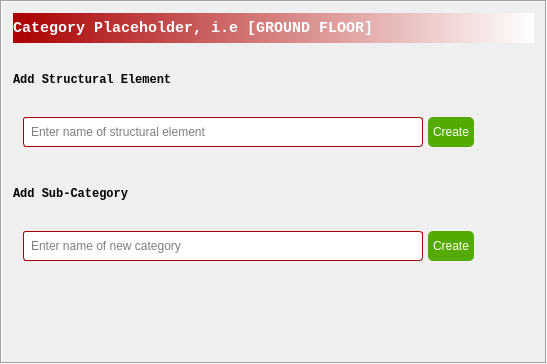
        <widget class="QFrame" name="frame_3">
         <property name="sizePolicy">
          <sizepolicy hsizetype="Preferred" vsizetype="Preferred">
           <horstretch>3</horstretch>
           <verstretch>0</verstretch>
          </sizepolicy>
         </property>
         <property name="autoFillBackground">
          <bool>false</bool>
         </property>
         <property name="frameShape">
          <enum>QFrame::Shape::Box</enum>
         </property>
         <property name="frameShadow">
          <enum>QFrame::Shadow::Sunken</enum>
         </property>
         <layout class="QVBoxLayout" name="verticalLayout_3" stretch="0,0,0,0,0,0,0">
          <property name="spacing">
           <number>30</number>
          </property>
          <property name="sizeConstraint">
           <enum>QLayout::SizeConstraint::SetMinimumSize</enum>
          </property>
          <item>
           <widget class="QLabel" name="label1Catg">
            <property name="sizePolicy">
             <sizepolicy hsizetype="Preferred" vsizetype="Fixed">
              <horstretch>0</horstretch>
              <verstretch>0</verstretch>
             </sizepolicy>
            </property>
            <property name="minimumSize">
             <size>
              <width>0</width>
              <height>30</height>
             </size>
            </property>
            <property name="maximumSize">
             <size>
              <width>16777215</width>
              <height>30</height>
             </size>
            </property>
            <property name="baseSize">
             <size>
              <width>0</width>
              <height>30</height>
             </size>
            </property>
            <property name="font">
             <font>
              <family>Consolas</family>
              <pointsize>11</pointsize>
              <bold>true</bold>
              <strikeout>false</strikeout>
             </font>
            </property>
            <property name="autoFillBackground">
             <bool>false</bool>
            </property>
            <property name="styleSheet">
             <string notr="true">background-color: qlineargradient(spread:pad, x1:0, y1:0, x2:1, y2:0, stop:0 rgb(170, 0, 0), stop:1 rgb(255, 255, 255)); color: rgb(255, 255, 255)</string>
            </property>
            <property name="text">
             <string>Category Placeholder, i.e [GROUND FLOOR]</string>
            </property>
            <property name="margin">
             <number>5</number>
            </property>
           </widget>
          </item>
          <item>
           <widget class="QLabel" name="label">
            <property name="font">
             <font>
              <family>Consolas</family>
              <bold>true</bold>
              <strikeout>false</strikeout>
             </font>
            </property>
            <property name="text">
             <string>Add Structural Element</string>
            </property>
           </widget>
          </item>
          <item>
           <layout class="QHBoxLayout" name="catgLayout1" stretch="0,0,0">
            <property name="spacing">
             <number>5</number>
            </property>
            <property name="sizeConstraint">
             <enum>QLayout::SizeConstraint::SetDefaultConstraint</enum>
            </property>
            <property name="leftMargin">
             <number>10</number>
            </property>
            <property name="topMargin">
             <number>0</number>
            </property>
            <property name="rightMargin">
             <number>20</number>
            </property>
            <property name="bottomMargin">
             <number>10</number>
            </property>
            <item>
             <widget class="QLineEdit" name="newInputCatg">
              <property name="sizePolicy">
               <sizepolicy hsizetype="Minimum" vsizetype="Fixed">
                <horstretch>0</horstretch>
                <verstretch>0</verstretch>
               </sizepolicy>
              </property>
              <property name="minimumSize">
               <size>
                <width>400</width>
                <height>30</height>
               </size>
              </property>
              <property name="maximumSize">
               <size>
                <width>600</width>
                <height>16777215</height>
               </size>
              </property>
              <property name="palette">
               <palette>
                <active>
                 <colorrole role="Button">
                  <brush brushstyle="SolidPattern">
                   <color alpha="255">
                    <red>255</red>
                    <green>255</green>
                    <blue>255</blue>
                   </color>
                  </brush>
                 </colorrole>
                 <colorrole role="Base">
                  <brush brushstyle="SolidPattern">
                   <color alpha="255">
                    <red>255</red>
                    <green>255</green>
                    <blue>255</blue>
                   </color>
                  </brush>
                 </colorrole>
                 <colorrole role="Window">
                  <brush brushstyle="SolidPattern">
                   <color alpha="255">
                    <red>255</red>
                    <green>255</green>
                    <blue>255</blue>
                   </color>
                  </brush>
                 </colorrole>
                </active>
                <inactive>
                 <colorrole role="Button">
                  <brush brushstyle="SolidPattern">
                   <color alpha="255">
                    <red>255</red>
                    <green>255</green>
                    <blue>255</blue>
                   </color>
                  </brush>
                 </colorrole>
                 <colorrole role="Base">
                  <brush brushstyle="SolidPattern">
                   <color alpha="255">
                    <red>255</red>
                    <green>255</green>
                    <blue>255</blue>
                   </color>
                  </brush>
                 </colorrole>
                 <colorrole role="Window">
                  <brush brushstyle="SolidPattern">
                   <color alpha="255">
                    <red>255</red>
                    <green>255</green>
                    <blue>255</blue>
                   </color>
                  </brush>
                 </colorrole>
                </inactive>
                <disabled>
                 <colorrole role="Button">
                  <brush brushstyle="SolidPattern">
                   <color alpha="255">
                    <red>255</red>
                    <green>255</green>
                    <blue>255</blue>
                   </color>
                  </brush>
                 </colorrole>
                 <colorrole role="Base">
                  <brush brushstyle="SolidPattern">
                   <color alpha="255">
                    <red>255</red>
                    <green>255</green>
                    <blue>255</blue>
                   </color>
                  </brush>
                 </colorrole>
                 <colorrole role="Window">
                  <brush brushstyle="SolidPattern">
                   <color alpha="255">
                    <red>255</red>
                    <green>255</green>
                    <blue>255</blue>
                   </color>
                  </brush>
                 </colorrole>
                </disabled>
               </palette>
              </property>
              <property name="styleSheet">
               <string notr="true">border-radius: 3px;
border: 1px solid rgb(170, 0, 0);
font: 9pt &quot;Consolas&quot;;
padding-left: 5px;
</string>
              </property>
              <property name="text">
               <string/>
              </property>
              <property name="alignment">
               <set>Qt::AlignmentFlag::AlignJustify|Qt::AlignmentFlag::AlignVCenter</set>
              </property>
              <property name="placeholderText">
               <string>Enter name of structural element</string>
              </property>
              <property name="clearButtonEnabled">
               <bool>true</bool>
              </property>
             </widget>
            </item>
            <item>
             <widget class="QPushButton" name="createStructElement">
              <property name="minimumSize">
               <size>
                <width>0</width>
                <height>30</height>
               </size>
              </property>
              <property name="maximumSize">
               <size>
                <width>50</width>
                <height>16777215</height>
               </size>
              </property>
              <property name="palette">
               <palette>
                <active>
                 <colorrole role="WindowText">
                  <brush brushstyle="SolidPattern">
                   <color alpha="255">
                    <red>255</red>
                    <green>255</green>
                    <blue>255</blue>
                   </color>
                  </brush>
                 </colorrole>
                 <colorrole role="Button">
                  <brush brushstyle="SolidPattern">
                   <color alpha="255">
                    <red>85</red>
                    <green>170</green>
                    <blue>0</blue>
                   </color>
                  </brush>
                 </colorrole>
                 <colorrole role="Text">
                  <brush brushstyle="SolidPattern">
                   <color alpha="255">
                    <red>255</red>
                    <green>255</green>
                    <blue>255</blue>
                   </color>
                  </brush>
                 </colorrole>
                 <colorrole role="ButtonText">
                  <brush brushstyle="SolidPattern">
                   <color alpha="255">
                    <red>255</red>
                    <green>255</green>
                    <blue>255</blue>
                   </color>
                  </brush>
                 </colorrole>
                 <colorrole role="Base">
                  <brush brushstyle="SolidPattern">
                   <color alpha="255">
                    <red>85</red>
                    <green>170</green>
                    <blue>0</blue>
                   </color>
                  </brush>
                 </colorrole>
                 <colorrole role="Window">
                  <brush brushstyle="SolidPattern">
                   <color alpha="255">
                    <red>85</red>
                    <green>170</green>
                    <blue>0</blue>
                   </color>
                  </brush>
                 </colorrole>
                 <colorrole role="PlaceholderText">
                  <brush brushstyle="SolidPattern">
                   <color alpha="128">
                    <red>255</red>
                    <green>255</green>
                    <blue>255</blue>
                   </color>
                  </brush>
                 </colorrole>
                </active>
                <inactive>
                 <colorrole role="WindowText">
                  <brush brushstyle="SolidPattern">
                   <color alpha="255">
                    <red>255</red>
                    <green>255</green>
                    <blue>255</blue>
                   </color>
                  </brush>
                 </colorrole>
                 <colorrole role="Button">
                  <brush brushstyle="SolidPattern">
                   <color alpha="255">
                    <red>85</red>
                    <green>170</green>
                    <blue>0</blue>
                   </color>
                  </brush>
                 </colorrole>
                 <colorrole role="Text">
                  <brush brushstyle="SolidPattern">
                   <color alpha="255">
                    <red>255</red>
                    <green>255</green>
                    <blue>255</blue>
                   </color>
                  </brush>
                 </colorrole>
                 <colorrole role="ButtonText">
                  <brush brushstyle="SolidPattern">
                   <color alpha="255">
                    <red>255</red>
                    <green>255</green>
                    <blue>255</blue>
                   </color>
                  </brush>
                 </colorrole>
                 <colorrole role="Base">
                  <brush brushstyle="SolidPattern">
                   <color alpha="255">
                    <red>85</red>
                    <green>170</green>
                    <blue>0</blue>
                   </color>
                  </brush>
                 </colorrole>
                 <colorrole role="Window">
                  <brush brushstyle="SolidPattern">
                   <color alpha="255">
                    <red>85</red>
                    <green>170</green>
                    <blue>0</blue>
                   </color>
                  </brush>
                 </colorrole>
                 <colorrole role="PlaceholderText">
                  <brush brushstyle="SolidPattern">
                   <color alpha="128">
                    <red>255</red>
                    <green>255</green>
                    <blue>255</blue>
                   </color>
                  </brush>
                 </colorrole>
                </inactive>
                <disabled>
                 <colorrole role="WindowText">
                  <brush brushstyle="SolidPattern">
                   <color alpha="255">
                    <red>255</red>
                    <green>255</green>
                    <blue>255</blue>
                   </color>
                  </brush>
                 </colorrole>
                 <colorrole role="Button">
                  <brush brushstyle="SolidPattern">
                   <color alpha="255">
                    <red>85</red>
                    <green>170</green>
                    <blue>0</blue>
                   </color>
                  </brush>
                 </colorrole>
                 <colorrole role="Text">
                  <brush brushstyle="SolidPattern">
                   <color alpha="255">
                    <red>255</red>
                    <green>255</green>
                    <blue>255</blue>
                   </color>
                  </brush>
                 </colorrole>
                 <colorrole role="ButtonText">
                  <brush brushstyle="SolidPattern">
                   <color alpha="255">
                    <red>255</red>
                    <green>255</green>
                    <blue>255</blue>
                   </color>
                  </brush>
                 </colorrole>
                 <colorrole role="Base">
                  <brush brushstyle="SolidPattern">
                   <color alpha="255">
                    <red>85</red>
                    <green>170</green>
                    <blue>0</blue>
                   </color>
                  </brush>
                 </colorrole>
                 <colorrole role="Window">
                  <brush brushstyle="SolidPattern">
                   <color alpha="255">
                    <red>85</red>
                    <green>170</green>
                    <blue>0</blue>
                   </color>
                  </brush>
                 </colorrole>
                 <colorrole role="PlaceholderText">
                  <brush brushstyle="SolidPattern">
                   <color alpha="128">
                    <red>255</red>
                    <green>255</green>
                    <blue>255</blue>
                   </color>
                  </brush>
                 </colorrole>
                </disabled>
               </palette>
              </property>
              <property name="autoFillBackground">
               <bool>false</bool>
              </property>
              <property name="styleSheet">
               <string notr="true">background-color: rgb(85, 170, 0);
font: 9pt &quot;Consolas&quot;;
border-radius: 5px;
color: white;
padding-left: 5px;
padding-right: 5px;</string>
              </property>
              <property name="text">
               <string>Create</string>
              </property>
              <property name="checkable">
               <bool>true</bool>
              </property>
             </widget>
            </item>
            <item>
             <spacer name="hSpacer1">
              <property name="orientation">
               <enum>Qt::Orientation::Horizontal</enum>
              </property>
              <property name="sizeHint" stdset="0">
               <size>
                <width>40</width>
                <height>20</height>
               </size>
              </property>
             </spacer>
            </item>
           </layout>
          </item>
          <item>
           <widget class="QLabel" name="label_2">
            <property name="font">
             <font>
              <family>Consolas</family>
              <bold>true</bold>
              <strikeout>false</strikeout>
             </font>
            </property>
            <property name="text">
             <string>Add Sub-Category</string>
            </property>
           </widget>
          </item>
          <item>
           <layout class="QHBoxLayout" name="catgLayout1_2" stretch="0,0,0">
            <property name="spacing">
             <number>5</number>
            </property>
            <property name="sizeConstraint">
             <enum>QLayout::SizeConstraint::SetDefaultConstraint</enum>
            </property>
            <property name="leftMargin">
             <number>10</number>
            </property>
            <property name="topMargin">
             <number>0</number>
            </property>
            <property name="rightMargin">
             <number>20</number>
            </property>
            <property name="bottomMargin">
             <number>10</number>
            </property>
            <item>
             <widget class="QLineEdit" name="newInputCatg_2">
              <property name="sizePolicy">
               <sizepolicy hsizetype="Minimum" vsizetype="Fixed">
                <horstretch>0</horstretch>
                <verstretch>0</verstretch>
               </sizepolicy>
              </property>
              <property name="minimumSize">
               <size>
                <width>400</width>
                <height>30</height>
               </size>
              </property>
              <property name="maximumSize">
               <size>
                <width>600</width>
                <height>16777215</height>
               </size>
              </property>
              <property name="palette">
               <palette>
                <active>
                 <colorrole role="Button">
                  <brush brushstyle="SolidPattern">
                   <color alpha="255">
                    <red>255</red>
                    <green>255</green>
                    <blue>255</blue>
                   </color>
                  </brush>
                 </colorrole>
                 <colorrole role="Base">
                  <brush brushstyle="SolidPattern">
                   <color alpha="255">
                    <red>255</red>
                    <green>255</green>
                    <blue>255</blue>
                   </color>
                  </brush>
                 </colorrole>
                 <colorrole role="Window">
                  <brush brushstyle="SolidPattern">
                   <color alpha="255">
                    <red>255</red>
                    <green>255</green>
                    <blue>255</blue>
                   </color>
                  </brush>
                 </colorrole>
                </active>
                <inactive>
                 <colorrole role="Button">
                  <brush brushstyle="SolidPattern">
                   <color alpha="255">
                    <red>255</red>
                    <green>255</green>
                    <blue>255</blue>
                   </color>
                  </brush>
                 </colorrole>
                 <colorrole role="Base">
                  <brush brushstyle="SolidPattern">
                   <color alpha="255">
                    <red>255</red>
                    <green>255</green>
                    <blue>255</blue>
                   </color>
                  </brush>
                 </colorrole>
                 <colorrole role="Window">
                  <brush brushstyle="SolidPattern">
                   <color alpha="255">
                    <red>255</red>
                    <green>255</green>
                    <blue>255</blue>
                   </color>
                  </brush>
                 </colorrole>
                </inactive>
                <disabled>
                 <colorrole role="Button">
                  <brush brushstyle="SolidPattern">
                   <color alpha="255">
                    <red>255</red>
                    <green>255</green>
                    <blue>255</blue>
                   </color>
                  </brush>
                 </colorrole>
                 <colorrole role="Base">
                  <brush brushstyle="SolidPattern">
                   <color alpha="255">
                    <red>255</red>
                    <green>255</green>
                    <blue>255</blue>
                   </color>
                  </brush>
                 </colorrole>
                 <colorrole role="Window">
                  <brush brushstyle="SolidPattern">
                   <color alpha="255">
                    <red>255</red>
                    <green>255</green>
                    <blue>255</blue>
                   </color>
                  </brush>
                 </colorrole>
                </disabled>
               </palette>
              </property>
              <property name="styleSheet">
               <string notr="true">border-radius: 3px;
border: 1px solid rgb(170, 0, 0);
font: 9pt &quot;Consolas&quot;;
padding-left: 5px;
</string>
              </property>
              <property name="text">
               <string/>
              </property>
              <property name="alignment">
               <set>Qt::AlignmentFlag::AlignJustify|Qt::AlignmentFlag::AlignVCenter</set>
              </property>
              <property name="placeholderText">
               <string>Enter name of new category</string>
              </property>
              <property name="clearButtonEnabled">
               <bool>true</bool>
              </property>
             </widget>
            </item>
            <item>
             <widget class="QPushButton" name="createSubCatg">
              <property name="minimumSize">
               <size>
                <width>0</width>
                <height>30</height>
               </size>
              </property>
              <property name="maximumSize">
               <size>
                <width>50</width>
                <height>16777215</height>
               </size>
              </property>
              <property name="palette">
               <palette>
                <active>
                 <colorrole role="WindowText">
                  <brush brushstyle="SolidPattern">
                   <color alpha="255">
                    <red>255</red>
                    <green>255</green>
                    <blue>255</blue>
                   </color>
                  </brush>
                 </colorrole>
                 <colorrole role="Button">
                  <brush brushstyle="SolidPattern">
                   <color alpha="255">
                    <red>85</red>
                    <green>170</green>
                    <blue>0</blue>
                   </color>
                  </brush>
                 </colorrole>
                 <colorrole role="Text">
                  <brush brushstyle="SolidPattern">
                   <color alpha="255">
                    <red>255</red>
                    <green>255</green>
                    <blue>255</blue>
                   </color>
                  </brush>
                 </colorrole>
                 <colorrole role="ButtonText">
                  <brush brushstyle="SolidPattern">
                   <color alpha="255">
                    <red>255</red>
                    <green>255</green>
                    <blue>255</blue>
                   </color>
                  </brush>
                 </colorrole>
                 <colorrole role="Base">
                  <brush brushstyle="SolidPattern">
                   <color alpha="255">
                    <red>85</red>
                    <green>170</green>
                    <blue>0</blue>
                   </color>
                  </brush>
                 </colorrole>
                 <colorrole role="Window">
                  <brush brushstyle="SolidPattern">
                   <color alpha="255">
                    <red>85</red>
                    <green>170</green>
                    <blue>0</blue>
                   </color>
                  </brush>
                 </colorrole>
                 <colorrole role="PlaceholderText">
                  <brush brushstyle="SolidPattern">
                   <color alpha="128">
                    <red>255</red>
                    <green>255</green>
                    <blue>255</blue>
                   </color>
                  </brush>
                 </colorrole>
                </active>
                <inactive>
                 <colorrole role="WindowText">
                  <brush brushstyle="SolidPattern">
                   <color alpha="255">
                    <red>255</red>
                    <green>255</green>
                    <blue>255</blue>
                   </color>
                  </brush>
                 </colorrole>
                 <colorrole role="Button">
                  <brush brushstyle="SolidPattern">
                   <color alpha="255">
                    <red>85</red>
                    <green>170</green>
                    <blue>0</blue>
                   </color>
                  </brush>
                 </colorrole>
                 <colorrole role="Text">
                  <brush brushstyle="SolidPattern">
                   <color alpha="255">
                    <red>255</red>
                    <green>255</green>
                    <blue>255</blue>
                   </color>
                  </brush>
                 </colorrole>
                 <colorrole role="ButtonText">
                  <brush brushstyle="SolidPattern">
                   <color alpha="255">
                    <red>255</red>
                    <green>255</green>
                    <blue>255</blue>
                   </color>
                  </brush>
                 </colorrole>
                 <colorrole role="Base">
                  <brush brushstyle="SolidPattern">
                   <color alpha="255">
                    <red>85</red>
                    <green>170</green>
                    <blue>0</blue>
                   </color>
                  </brush>
                 </colorrole>
                 <colorrole role="Window">
                  <brush brushstyle="SolidPattern">
                   <color alpha="255">
                    <red>85</red>
                    <green>170</green>
                    <blue>0</blue>
                   </color>
                  </brush>
                 </colorrole>
                 <colorrole role="PlaceholderText">
                  <brush brushstyle="SolidPattern">
                   <color alpha="128">
                    <red>255</red>
                    <green>255</green>
                    <blue>255</blue>
                   </color>
                  </brush>
                 </colorrole>
                </inactive>
                <disabled>
                 <colorrole role="WindowText">
                  <brush brushstyle="SolidPattern">
                   <color alpha="255">
                    <red>255</red>
                    <green>255</green>
                    <blue>255</blue>
                   </color>
                  </brush>
                 </colorrole>
                 <colorrole role="Button">
                  <brush brushstyle="SolidPattern">
                   <color alpha="255">
                    <red>85</red>
                    <green>170</green>
                    <blue>0</blue>
                   </color>
                  </brush>
                 </colorrole>
                 <colorrole role="Text">
                  <brush brushstyle="SolidPattern">
                   <color alpha="255">
                    <red>255</red>
                    <green>255</green>
                    <blue>255</blue>
                   </color>
                  </brush>
                 </colorrole>
                 <colorrole role="ButtonText">
                  <brush brushstyle="SolidPattern">
                   <color alpha="255">
                    <red>255</red>
                    <green>255</green>
                    <blue>255</blue>
                   </color>
                  </brush>
                 </colorrole>
                 <colorrole role="Base">
                  <brush brushstyle="SolidPattern">
                   <color alpha="255">
                    <red>85</red>
                    <green>170</green>
                    <blue>0</blue>
                   </color>
                  </brush>
                 </colorrole>
                 <colorrole role="Window">
                  <brush brushstyle="SolidPattern">
                   <color alpha="255">
                    <red>85</red>
                    <green>170</green>
                    <blue>0</blue>
                   </color>
                  </brush>
                 </colorrole>
                 <colorrole role="PlaceholderText">
                  <brush brushstyle="SolidPattern">
                   <color alpha="128">
                    <red>255</red>
                    <green>255</green>
                    <blue>255</blue>
                   </color>
                  </brush>
                 </colorrole>
                </disabled>
               </palette>
              </property>
              <property name="autoFillBackground">
               <bool>false</bool>
              </property>
              <property name="styleSheet">
               <string notr="true">background-color: rgb(85, 170, 0);
font: 9pt &quot;Consolas&quot;;
border-radius: 5px;
color: white;
padding-left: 5px;
padding-right: 5px;</string>
              </property>
              <property name="text">
               <string>Create</string>
              </property>
              <property name="checkable">
               <bool>true</bool>
              </property>
             </widget>
            </item>
            <item>
             <spacer name="hSpacer2">
              <property name="orientation">
               <enum>Qt::Orientation::Horizontal</enum>
              </property>
              <property name="sizeHint" stdset="0">
               <size>
                <width>40</width>
                <height>20</height>
               </size>
              </property>
             </spacer>
            </item>
           </layout>
          </item>
          <item>
           <spacer name="vSpacer2">
            <property name="orientation">
             <enum>Qt::Orientation::Vertical</enum>
            </property>
            <property name="sizeHint" stdset="0">
             <size>
              <width>20</width>
              <height>40</height>
             </size>
            </property>
           </spacer>
          </item>
          <item>
           <spacer name="vSpacer1">
            <property name="orientation">
             <enum>Qt::Orientation::Vertical</enum>
            </property>
            <property name="sizeHint" stdset="0">
             <size>
              <width>20</width>
              <height>40</height>
             </size>
            </property>
           </spacer>
          </item>
         </layout>
        </widget>
